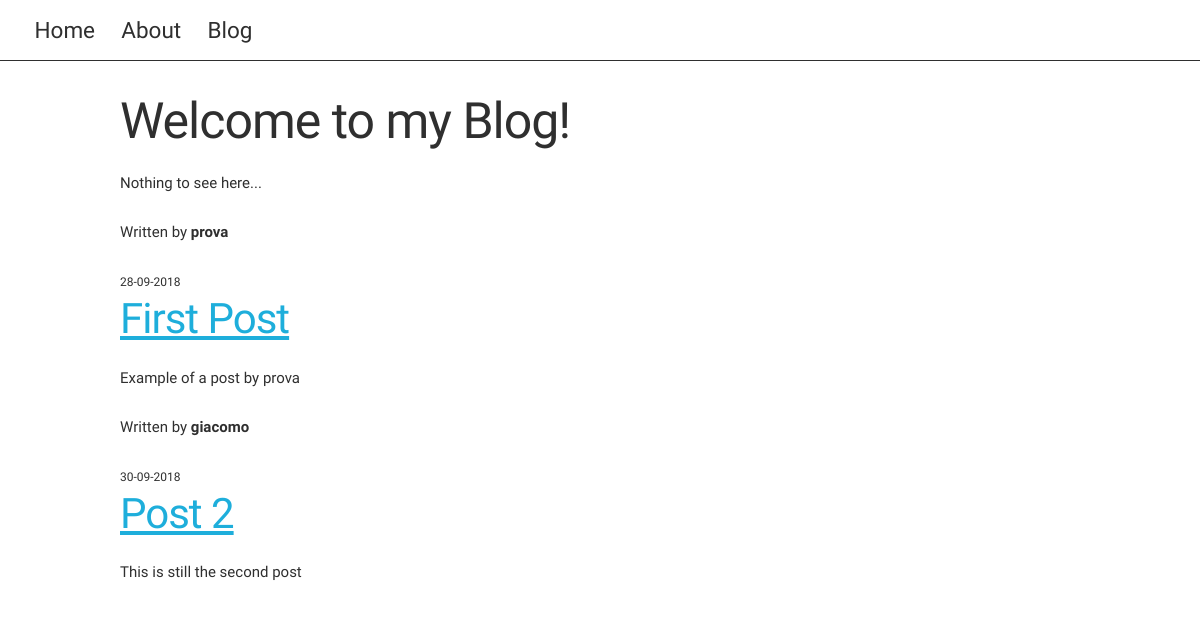
Page /blog on the committed database.
### myspace/models.py (models this page shows, shortened)
class Post(db.Model):
  id = db.Column(db.Integer, primary_key=True)
  title = db.Column(db.String(100), nullable=False)
  date_posted = db.Column(db.DateTime, nullable=False, default=datetime.utcnow)
  content = db.Column(db.Text, nullable=False)
  user_id = db.Column(db.Integer, db.ForeignKey('user.id'), nullable=False)

### myspace/views.py (the view)
@app.route("/blog")
def blog():
  posts = Post.query.all()
  return render_template('blog.html', title="Blog", posts=posts)

### myspace/templates/blog.html
{% extends 'layout.html' %}
{% block body %}
  <h1>Welcome to my Blog!</h1>
  <p>Nothing to see here...</p>
  {% for post in posts %}
    <article>
      <div>
        <div>
          <p>Written by <strong>{{ post.user_id }}</strong></p>
          <small>{{ post.date_posted.strftime('%d-%m-%Y') }}</small>
        </div>
        <h2><a href="{{ url_for('post', post_id=post.id) }}">{{ post.title }}</a></h2>
        <p>{{ post.content }}</p>
      </div>
    </article>
  {% endfor %}
{% endblock body %}

### myspace/templates/layout.html (shortened to what this page needs)
<!DOCTYPE html>
<html lang="en">
<head>
  <link rel="stylesheet" href="{{ url_for('static', filename='css/lib/normalize.css') }}">
  <link rel="stylesheet" href="{{ url_for('static', filename='css/lib/skeleton.css') }}">
  <link rel="stylesheet" href="{{ url_for('static', filename='css/styles.css') }}">
</head>
<body>
  {% include 'includes/_navbar.html' %}
  <div class="container">
    {% block body %}
    {% endblock body %}
  </div>
</body>
</html>

### myspace/templates/includes/_navbar.html (shortened to what this page needs)
<nav>
  <div class="row">
    <div class="six columns">
      <a href="{{ url_for('home') }}">Home</a>
      <a href="{{ url_for('about') }}">About</a>
      <a href="{{ url_for('blog') }}">Blog</a>
    </div>
  </div>
</nav>

### myspace/static/css/styles.css (style rules this page uses)
:root { --main-text-color: #2f2f2f; --light-bg-color: #eee; }
html body { margin: 0; padding: 0; overflow-x: hidden; color: var(--main-text-color) }
nav { width: 100vw; margin-bottom: 2em; border-bottom: 1px solid var(--main-text-color); }
nav .columns { padding: 0.8em; }
nav .columns a { color: var(--main-text-color); text-decoration: none; font-size: 1.5em; padding: 0 0 0 1em; }

### rows in the picture
Post: user_id "prova", date_posted "28-09-2018", title "First Post", content "Example of a post by prova"
Post: user_id "giacomo", date_posted "30-09-2018", title "Post 2", content "This is still the second post"
